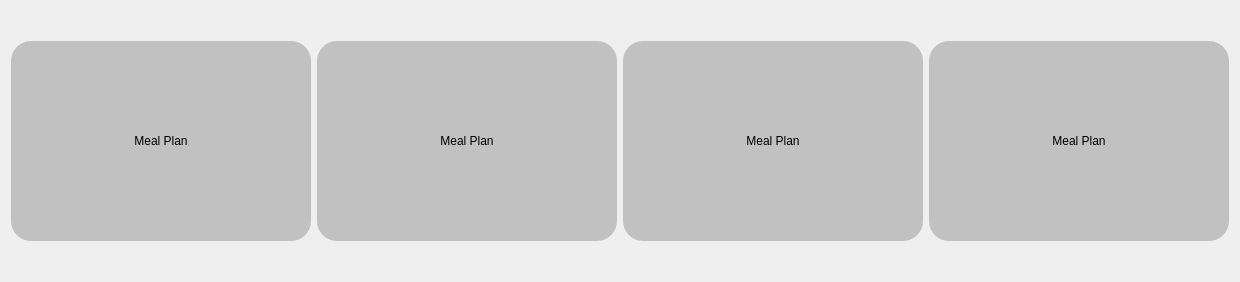
                       <widget class="QWidget" name="scrollAreaWidgetContents">
                        <property name="geometry">
                         <rect>
                          <x>0</x>
                          <y>0</y>
                          <width>1236</width>
                          <height>282</height>
                         </rect>
                        </property>
                        <layout class="QGridLayout" name="gridLayout_2">
                         <item row="0" column="3">
                          <widget class="QWidget" name="widget_9" native="true">
                           <property name="minimumSize">
                            <size>
                             <width>300</width>
                             <height>200</height>
                            </size>
                           </property>
                           <property name="maximumSize">
                            <size>
                             <width>200</width>
                             <height>200</height>
                            </size>
                           </property>
                           <property name="styleSheet">
                            <string notr="true">background-color: rgb(193, 193, 193);
border-top-left-radius: 20px;
border-top-right-radius: 20px;
border-bottom-left-radius: 20px;
border-bottom-right-radius: 20px;
</string>
                           </property>
                           <layout class="QHBoxLayout" name="horizontalLayout_5">
                            <property name="spacing">
                             <number>0</number>
                            </property>
                            <property name="leftMargin">
                             <number>0</number>
                            </property>
                            <property name="topMargin">
                             <number>0</number>
                            </property>
                            <property name="rightMargin">
                             <number>0</number>
                            </property>
                            <property name="bottomMargin">
                             <number>0</number>
                            </property>
                            <item>
                             <widget class="QPushButton" name="pushButton_5">
                              <property name="text">
                               <string>Meal Plan</string>
                              </property>
                             </widget>
                            </item>
                           </layout>
                          </widget>
                         </item>
                         <item row="0" column="1">
                          <widget class="QWidget" name="widget_10" native="true">
                           <property name="minimumSize">
                            <size>
                             <width>300</width>
                             <height>200</height>
                            </size>
                           </property>
                           <property name="maximumSize">
                            <size>
                             <width>200</width>
                             <height>200</height>
                            </size>
                           </property>
                           <property name="styleSheet">
                            <string notr="true">background-color: rgb(193, 193, 193);
border-top-left-radius: 20px;
border-top-right-radius: 20px;
border-bottom-left-radius: 20px;
border-bottom-right-radius: 20px;
</string>
                           </property>
                           <layout class="QHBoxLayout" name="horizontalLayout_6">
                            <property name="spacing">
                             <number>0</number>
                            </property>
                            <property name="leftMargin">
                             <number>0</number>
                            </property>
                            <property name="topMargin">
                             <number>0</number>
                            </property>
                            <property name="rightMargin">
                             <number>0</number>
                            </property>
                            <property name="bottomMargin">
                             <number>0</number>
                            </property>
                            <item>
                             <widget class="QPushButton" name="pushButton_10">
                              <property name="text">
                               <string>Meal Plan</string>
                              </property>
                             </widget>
                            </item>
                           </layout>
                          </widget>
                         </item>
                         <item row="0" column="0">
                          <widget class="QWidget" name="widget_8" native="true">
                           <property name="minimumSize">
                            <size>
                             <width>300</width>
                             <height>200</height>
                            </size>
                           </property>
                           <property name="maximumSize">
                            <size>
                             <width>200</width>
                             <height>200</height>
                            </size>
                           </property>
                           <property name="styleSheet">
                            <string notr="true">background-color: rgb(193, 193, 193);
border-top-left-radius: 20px;
border-top-right-radius: 20px;
border-bottom-left-radius: 20px;
border-bottom-right-radius: 20px;
</string>
                           </property>
                           <layout class="QHBoxLayout" name="horizontalLayout_4">
                            <property name="spacing">
                             <number>0</number>
                            </property>
                            <property name="leftMargin">
                             <number>0</number>
                            </property>
                            <property name="topMargin">
                             <number>0</number>
                            </property>
                            <property name="rightMargin">
                             <number>0</number>
                            </property>
                            <property name="bottomMargin">
                             <number>0</number>
                            </property>
                            <item>
                             <widget class="QPushButton" name="pushButton_4">
                              <property name="text">
                               <string>Meal Plan</string>
                              </property>
                             </widget>
                            </item>
                           </layout>
                          </widget>
                         </item>
                         <item row="0" column="2">
                          <widget class="QWidget" name="widget_34" native="true">
                           <property name="minimumSize">
                            <size>
                             <width>300</width>
                             <height>200</height>
                            </size>
                           </property>
                           <property name="maximumSize">
                            <size>
                             <width>200</width>
                             <height>200</height>
                            </size>
                           </property>
                           <property name="styleSheet">
                            <string notr="true">background-color: rgb(193, 193, 193);
border-top-left-radius: 20px;
border-top-right-radius: 20px;
border-bottom-left-radius: 20px;
border-bottom-right-radius: 20px;
</string>
                           </property>
                           <layout class="QHBoxLayout" name="horizontalLayout_10">
                            <property name="spacing">
                             <number>0</number>
                            </property>
                            <property name="leftMargin">
                             <number>0</number>
                            </property>
                            <property name="topMargin">
                             <number>0</number>
                            </property>
                            <property name="rightMargin">
                             <number>0</number>
                            </property>
                            <property name="bottomMargin">
                             <number>0</number>
                            </property>
                            <item>
                             <widget class="QPushButton" name="pushButton_23">
                              <property name="text">
                               <string>Meal Plan</string>
                              </property>
                             </widget>
                            </item>
                           </layout>
                          </widget>
                         </item>
                        </layout>
                       </widget>
